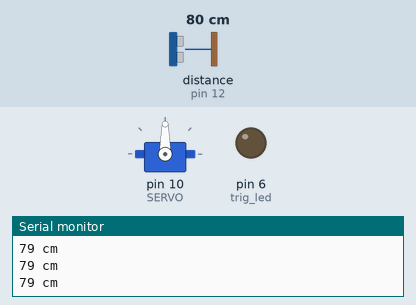
Bench run of a sketch on a simulated Arduino Uno, built with avr-gcc and run on an emulated ATmega328P. Shown: servo, output pins drawn as LEDs (lit = HIGH), the last lines printed to the serial monitor. Wiring (inferred from the names in the program): ultrasonic range finder: trigger pin 11; echo pin 12. The inputs (shaded band) are chosen by the test bench; at power-on: distance to the obstacle (sensor on pin 12) 80 cm. The echo pulse lasts 58.3 µs per cm; pins used as bus, display or sensor lines are not drawn.

Above: at 1.2 s.
1.3 s: distance to the obstacle (sensor on pin 12) set to 19 cm
2.8 s: distance to the obstacle (sensor on pin 12) set to 14 cm
At 4.9 s:
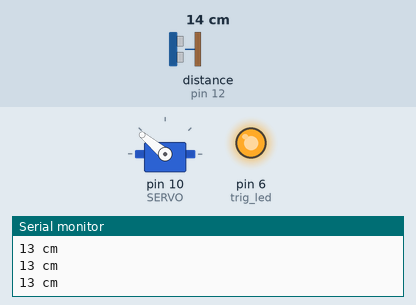
5.3 s: distance to the obstacle (sensor on pin 12) set to 18 cm
At 8.2 s:
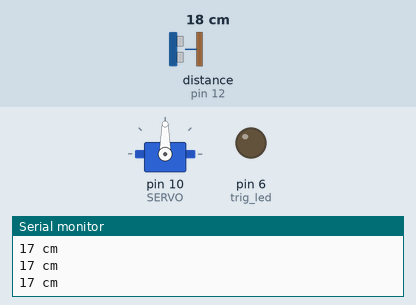
8.3 s: distance to the obstacle (sensor on pin 12) set to 2 cm
At 9.0 s:
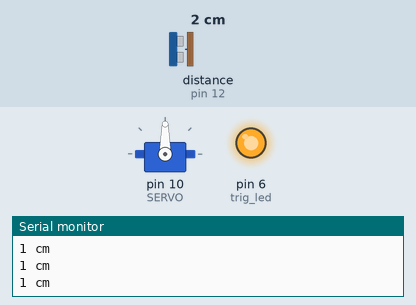
Timing chart, 0 to 11.3 s (numbered marks = the images above; inputs shaded):
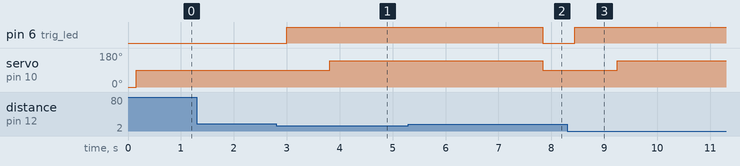

The sketch:

Project_2nd_Servo_Ultrasonic_LED___1.ino
```cpp
#include <Servo.h>

// Servo 모터
const int SERVO = 10;
Servo servo;

// 초음파 센서
const int trig_pin = 11;
const int echo_pin = 12;

// LED
const int trig_led = 6;

// 뚜껑 열리는 속도 설정
int cnt = 0;

void setup() {

  // 초음파 센서 셋업
  pinMode(trig_pin, OUTPUT);
  pinMode(echo_pin, INPUT);

  // Servo 모터 셋업
  servo.attach(SERVO);
  servo.write(0);
  delay(50);

  // LED 셋업
  pinMode(trig_led, OUTPUT);
  digitalWrite(trig_led, LOW);

  Serial.begin(115200);
}

void loop() {

  // 초음파 측정 시작
  digitalWrite(trig_pin, LOW);
  delayMicroseconds(2);
  digitalWrite(trig_pin, HIGH);
  delayMicroseconds(10);
  digitalWrite(trig_pin, LOW);

  long duration = pulseIn(echo_pin, HIGH);
  long distance = ((duration * 0.0343) / 2);

  Serial.print(distance);
  Serial.println(" cm");
  delay(100);

  // Servo 모터 및 LED 제어
  if (distance <= 15) {
    digitalWrite(trig_led, HIGH); // LED 켜기
    if (cnt >= 10) {
      servo.write(140);
    } else {
      cnt = cnt + 3;
    }
  } else {
    if (cnt == 0) {
      servo.write(90);
      digitalWrite(trig_led, LOW); // LED 끄기
    } else {
      cnt--;
    }
  }
  delay(100);
}
```

Measured:
- the behaviour switches between 17 and 16 cm on distance to the obstacle (sensor on pin 12) (found by bisection; images 0 and 1)
- after the input at 2.8 s, pin 6 (trig_led): LOW → HIGH after 0.20 s; servo on pin 10 (SERVO): 90° → 140° after 1.0 s
- after the input at 5.3 s, pin 6 (trig_led): HIGH → LOW after 2.5 s; servo on pin 10 (SERVO): 140° → 90° after 2.5 s
- after the input at 8.3 s, pin 6 (trig_led): LOW → HIGH after 0.15 s; servo on pin 10 (SERVO): 90° → 140° after 0.95 s
